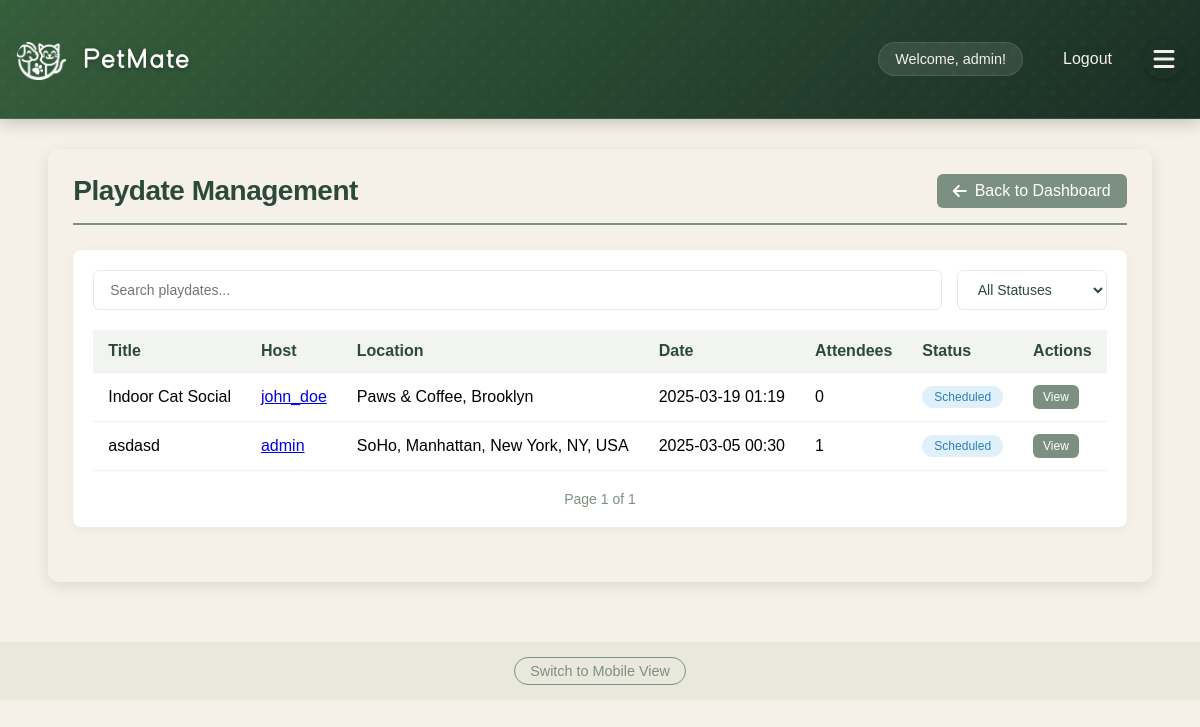
Screenshot of /admin/playdates (signed in) with the database file from the repository.
### app/models/user.py (models this page shows, shortened)
class User(db.Model, UserMixin):
    __tablename__ = 'users'
    id = db.Column(db.Integer, primary_key=True)
    username = db.Column(db.String(80), unique=True, nullable=False)
    email = db.Column(db.String(120), unique=True, nullable=False)
    password_hash = db.Column(db.String(128))
    name = db.Column(db.String(120))  # User's full name
    created_at = db.Column(db.DateTime, default=datetime.utcnow)
    profile_picture = db.Column(db.String(255))  # Store the filename of uploaded image
    bio = db.Column(db.Text)  # User bio
    location = db.Column(db.String(200))  # User location
    is_admin = db.Column(db.Boolean, default=False)
    account_status = db.Column(db.String(20), default='active')  # active, suspended, banned
    last_login = db.Column(db.DateTime)
    account_notes = db.Column(db.Text)  # Admin notes about the user
    preferred_meetup_types = db.Column(db.String(255))  # e.g., "parks,beaches,dog runs"
    availability = db.Column(db.String(255))  # e.g., "weekends,evenings"
    pet_owner_since = db.Column(db.Integer)  # Year they became a pet owner
    pet_experience_level = db.Column(db.String(50))  # e.g., "beginner", "intermediate", "expert"
    pets = db.relationship('Pet', backref='owner', lazy=True)
    hosted_playdates = db.relationship('Playdate', foreign_keys='Playdate.host_id', lazy=True)
    attended_playdates = db.relationship('Playdate', secondary=playdate_attendees, lazy=True)
    reviews_received = db.relationship('Review',
                                     foreign_keys='Review.reviewed_user_id',
                                     back_populates='reviewed_user',
                                     lazy='joined')
    reviews_given = db.relationship('Review',
                                  foreign_keys='Review.reviewer_id',
                                  back_populates='reviewer',
                                  lazy='joined')
    @property
    def is_authenticated(self):
        return True
    def get_unread_message_count(self):
        from app.models.message import Message
        return Message.query.filter_by(recipient_id=self.id, is_read=False).count()

### app/models/playdate.py (models this page shows, shortened)
class Playdate(db.Model):
    __tablename__ = 'playdates'
    id = db.Column(db.Integer, primary_key=True)
    host_id = db.Column(db.Integer, db.ForeignKey('users.id', ondelete='CASCADE'), nullable=False)
    title = db.Column(db.String(100), nullable=False)
    description = db.Column(db.Text)
    location = db.Column(db.String(200), nullable=False)
    date = db.Column(db.DateTime, nullable=False)
    duration = db.Column(db.Integer)  # Duration in minutes
    max_attendees = db.Column(db.Integer)
    max_pets = db.Column(db.Integer)  # Maximum number of pets allowed
    status = db.Column(db.String(20), default='scheduled')  # scheduled, in_progress, completed, cancelled
    created_at = db.Column(db.DateTime, default=datetime.utcnow)
    updated_at = db.Column(db.DateTime, default=datetime.utcnow, onupdate=datetime.utcnow)
    host = db.relationship('User', foreign_keys=[host_id])
    attendees = db.relationship('User', secondary=playdate_attendees)
    pets = db.relationship('Pet', secondary=playdate_pets, backref=db.backref('playdates', lazy=True))

### app/routes/admin.py (the view, shortened to what this page needs)
@bp.route('/playdates')
@login_required
@admin_required
def playdates_management():
    from app.models.playdate import Playdate
    from datetime import datetime
    page = request.args.get('page', 1, type=int)
    filter_type = request.args.get('filter', None)
    search_query = request.args.get('search', None)
    query = Playdate.query
    today = datetime.utcnow()
    if search_query:
        query = query.filter(Playdate.title.ilike(f'%{search_query}%') |
                            Playdate.location.ilike(f'%{search_query}%') |
                            Playdate.description.ilike(f'%{search_query}%'))
    playdates = query.order_by(Playdate.date.desc()).paginate(page=page, per_page=20)
    if is_mobile_device():
        return render_template('admin/mobile_playdates.html', playdates=playdates, pagination=playdates, today=today)
    else:
        return render_template('admin/playdates.html', playdates=playdates)

### app/__init__.py (called while the page is built)
@login_manager.user_loader
def load_user(user_id):
    from app.models.user import User
    return User.query.get(int(user_id))

### app/routes/admin.py (called while the page is built)
def admin_required(f):
    @wraps(f)
    def decorated_function(*args, **kwargs):
        if not current_user.is_authenticated or not current_user.is_admin:
            flash('You do not have permission to access this area.', 'error')
            return redirect(url_for('main.index'))
        return f(*args, **kwargs)
    return decorated_function

def is_mobile_device():
    user_agent = request.headers.get('User-Agent', '').lower()
    return any(device in user_agent for device in ['android', 'iphone', 'ipad', 'mobile', 'webos'])

### app/templates/admin/playdates.html (shortened to what this page needs)
{% extends "base.html" %}
{% block content %}
<div class="admin-container">
    <div class="admin-header">
        <h1>Playdate Management</h1>
        <a href="{{ url_for('admin.admin_dashboard') }}" class="back-link">
            <i class="fas fa-arrow-left"></i> Back to Dashboard
        </a>
    </div>
    <div class="admin-section">
        <div class="filters">
            <input type="text" id="playdateSearch" placeholder="Search playdates..." class="search-input">
            <select id="statusFilter" class="filter-select">
                <option value="">All Statuses</option>
            </select>
        </div>
        <div class="table-responsive">
            <table class="admin-table">
                <thead>
                    <tr>
                        <th>Title</th>
                        <th>Host</th>
                        <th>Location</th>
                        <th>Date</th>
                        <th>Attendees</th>
                        <th>Status</th>
                        <th>Actions</th>
                    </tr>
                </thead>
                <tbody>
                    {% for playdate in playdates.items %}
                    <tr>
                        <td>{{ playdate.title }}</td>
                        <td>
                            <a href="{{ url_for('admin.user_details', user_id=playdate.host.id) }}">
                                {{ playdate.host.username }}
                            </a>
                        </td>
                        <td>{{ playdate.location }}</td>
                        <td>{{ playdate.date.strftime('%Y-%m-%d %H:%M') }}</td>
                        <td>{{ playdate.attendees|length }}</td>
                        <td>
                            <span class="status-badge status-{{ playdate.status.lower() }}">
                                {{ playdate.status }}
                            </span>
                        </td>
                        <td class="actions">
                            <a href="{{ url_for('admin.playdate_details', playdate_id=playdate.id) }}" class="btn btn-small btn-primary">View</a>
                        </td>
                    </tr>
                    {% endfor %}
                </tbody>
            </table>
        </div>
        <div class="pagination">
            <span class="page-info">
                Page {{ playdates.page }} of {{ playdates.pages }}
            </span>
        </div>
    </div>
</div>
{% endblock %}

### app/templates/base.html (shortened to what this page needs)
<!DOCTYPE html>
<html>
<head>
    <link rel="stylesheet" href="{{ url_for('static', filename='style.css') }}">
    <link rel="stylesheet" href="{{ url_for('static', filename='how-it-works.css') }}">
    <link rel="stylesheet" href="{{ url_for('static', filename='feature-cards.css') }}">
    <link rel="stylesheet" href="{{ url_for('static', filename='custom-font.css') }}">
    <link rel="stylesheet" href="https://cdnjs.cloudflare.com/ajax/libs/font-awesome/6.0.0/css/all.min.css">
</head>
<body>
    <nav>
        <div class="nav-container">
            <h1>
                <a href="{{ url_for('main.index') }}" class="site-title">
                    <div class="logo">
                        <div class="logo-icon"></div>
                        <div class="logo-text">Pet<span class="highlight">Mate</span></div>
                    </div>
                </a>
            </h1>
            <div class="nav-links">
                {% if 'username' in session %}
                    <div class="user-menu">
                        <span>Welcome, {{ session['username'] }}!</span>
                        <a href="{{ url_for('auth.logout') }}">Logout</a>
                    </div>
                    <button class="menu-toggle">
                        <i class="fas fa-bars"></i>
                    </button>
                {% else %}
                    <a href="{{ url_for('auth.login') }}">Login</a>
                    <a href="{{ url_for('auth.register') }}">Register</a>
                {% endif %}
            </div>
        </div>
    </nav>
    <main>
        {% block content %}{% endblock %}
    </main>
    <footer class="view-toggle">
        <a href="#" id="view-mobile-version">Switch to Mobile View</a>
    </footer>
</body>
</html>

### static/how-it-works.css (style rules this page uses)
:root { --sage-green: #809980; --warm-brown: #966F50; --terracotta: #CD5C41; --deep-forest: #2F4858; --light-gray: #f7f9fc; }

### static/feature-cards.css (style rules this page uses)
:root { --sage-green: #809980; --warm-brown: #966F50; --terracotta: #CD5C41; --deep-forest: #355E3B; --light-gray: #f7f9fc; }

### app/templates/admin/playdates.html (style rules this page uses)
.admin-container { padding: 25px; max-width: 1200px; margin: 30px auto; background-color: #F5F1E8; border-radius: 10px; box-shadow: 0 4px 15px rgba(0, 0, 0, 0.1); font-family: 'Quicksand', sans-serif; }
.admin-header { display: flex; justify-content: space-between; align-items: center; margin-bottom: 25px; border-bottom: 2px solid #7C9082; padding-bottom: 15px; }
.admin-header h1 { color: #2C4A3B; margin: 0; font-size: 28px; font-weight: 700; }
.back-link { background-color: #7C9082; color: white !important; text-decoration: none; padding: 8px 16px; border-radius: 6px; display: inline-flex; align-items: center; gap: 8px; font-weight: 500; transition: background-color 0.3s; }
.admin-section { background-color: white; border-radius: 8px; padding: 20px; margin-bottom: 30px; box-shadow: 0 2px 10px rgba(0, 0, 0, 0.05); }
.filters { display: flex; gap: 15px; margin-bottom: 20px; flex-wrap: wrap; }
.search-input, .filter-select { padding: 10px 16px; border: 1px solid #E8E8E8; border-radius: 6px; font-size: 14px; color: #2C4A3B; transition: all 0.2s ease; font-family: 'Quicksand', sans-serif; }
.search-input { flex: 1; min-width: 250px; }
.filter-select { background-color: white; min-width: 150px; }
.table-responsive { overflow-x: auto; margin-bottom: 20px; }
.admin-table { width: 100%; border-collapse: collapse; }
.admin-table th, .admin-table td { padding: 12px 15px; text-align: left; border-bottom: 1px solid #F5F1E8; }
.admin-table th { background-color: rgba(124, 144, 130, 0.1); font-weight: 600; color: #2C4A3B; }
.actions { white-space: nowrap; }
.status-badge { display: inline-block; padding: 4px 12px; border-radius: 50px; font-size: 12px; font-weight: 500; text-transform: capitalize; }
.status-scheduled { background-color: rgba(52, 152, 219, 0.15); color: #2980b9; }
.btn { display: inline-block; padding: 8px 16px; border-radius: 6px; border: none; font-weight: 500; cursor: pointer; text-decoration: none; transition: background-color 0.3s; }
.btn-small { padding: 5px 10px; font-size: 12px; }
.btn-primary { background-color: #7C9082; color: white !important; }
.pagination { display: flex; justify-content: center; align-items: center; gap: 15px; margin-top: 20px; }
.page-info { color: #7C9082; font-size: 14px; }

### rows the page displays
User: username "admin"
Playdate: title "Indoor Cat Social", host.username "john_doe", location "Paws & Coffee, Brooklyn", date "2025-03-19 01:19", attendees|length "0", status "Scheduled"
Playdate: title "asdasd", host.username "admin", location "SoHo, Manhattan, New York, NY, USA", date "2025-03-05 00:30", attendees|length "1", status "Scheduled"

### other values shown
{{ playdates.page }} "1"
{{ playdates.pages }} "1"
